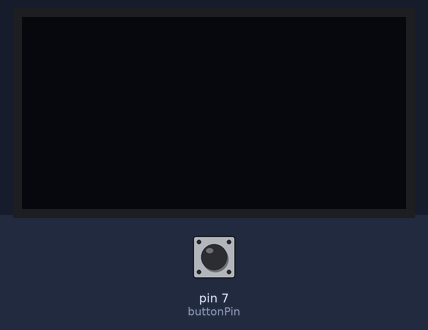
This sketch was run on a simulated Arduino Uno, built with avr-gcc and run on an emulated ATmega328P. Shown: 128×64 one-colour display. Inputs (shaded band) come from the test bench; at power-on: pin 7 (buttonPin) HIGH.

Above: at 1.2 s.
1.3 s: pin 7 (buttonPin) pulled LOW for 1 s
At 2.9 s:
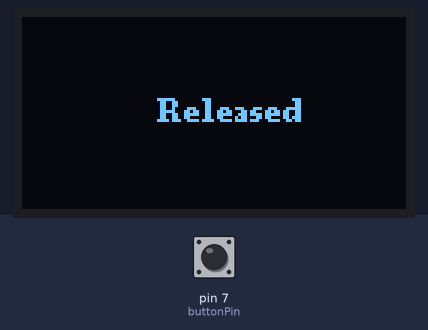
3.8 s: pin 7 (buttonPin) pulled LOW for 0.15 s
At 3.96 s:
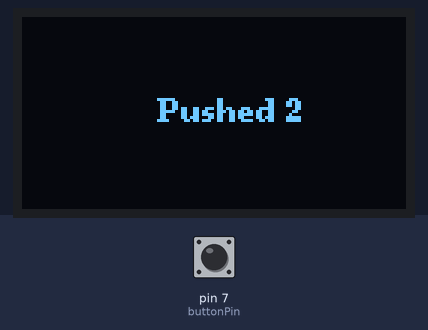
5.5 s: pin 7 (buttonPin) pulled LOW for 0.15 s
7.2 s: pin 7 (buttonPin) pulled LOW for 1 s
At 8.1 s:
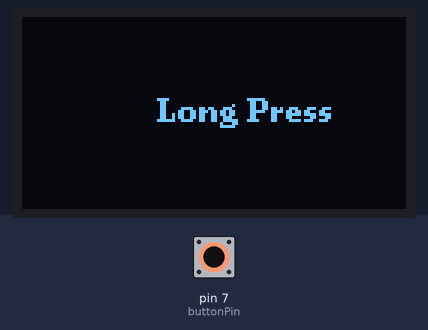
Timing chart, 0 to 10.2 s (numbered marks = the images above; inputs shaded):
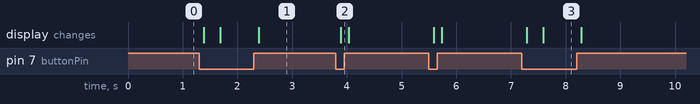

The sketch:

BUTTON_C3_Mini_0_66_OLED_cloudfree.ino
```cpp
#include <Wire.h>
#include <U8g2lib.h>
#include "avdweb_Switch.h"

#define OLED_RESET -1 // No reset pin used for U8g2
U8G2_SSD1306_128X64_NONAME_F_HW_I2C u8g2(U8G2_R0, U8X8_PIN_NONE);

const byte buttonPin = 7;
int i = 0;
bool isButtonReleased = true;  // To track if the button is released

Switch button = Switch(buttonPin);  // Switch between a digital pin and GND

void setup() {
  Serial.begin(115200);

  // Initialize the OLED object
  u8g2.begin();
  u8g2.setFont(u8g2_font_ncenB08_tr);  // Use a default font

}

void loop() {
  button.poll();

  // Clear the display buffer
  u8g2.clearBuffer();
  u8g2.setFont(u8g2_font_ncenB08_tr);  // Set font size for consistency

  if (button.pushed()) {
    u8g2.setCursor(45, 35);
    u8g2.print("Pushed ");
    u8g2.print(++i);
    u8g2.sendBuffer();
    isButtonReleased = false;  // Button was just pressed
  }

  if (button.longPress()) {
    u8g2.setCursor(45, 35);
    u8g2.print("Long Press");
    u8g2.sendBuffer();
    isButtonReleased = false;  // Button was just pressed
  }

  if (button.doubleClick()) {
    u8g2.setCursor(45, 35);
    u8g2.print("Double Click");
    u8g2.sendBuffer();
    isButtonReleased = false;  // Button was just pressed
  }

  if (button.released()) {
    u8g2.setCursor(45, 35);
    u8g2.print("Released");
    u8g2.sendBuffer();
    isButtonReleased = true;  // Button is released
  }

}
```

Measured:
- after the input at 1.3 s, the display: first changes after 0.09 s (image 1 shows a later state)
- after the input at 3.8 s, the display: changes after 0.09 s (image 2)
- after the input at 7.2 s, the display: first changes after 0.09 s (image 3 shows a later state)
